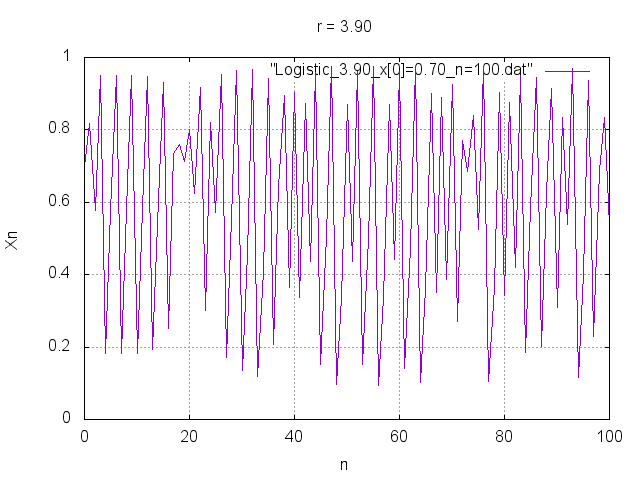

The gnuplot source for this figure:
set grid
set title "r = 3.90"

set yrange [0:1]
set xrange [0:100]
set xlabel "n"
set ylabel "Xn"


plot "Logistic_3.90_x[0]=0.70_n=100.dat" with lines
pause 2
set terminal png
set output "Logistic_3.90_x[0]=0.70_n=100.png"
replot
setterminal x11
